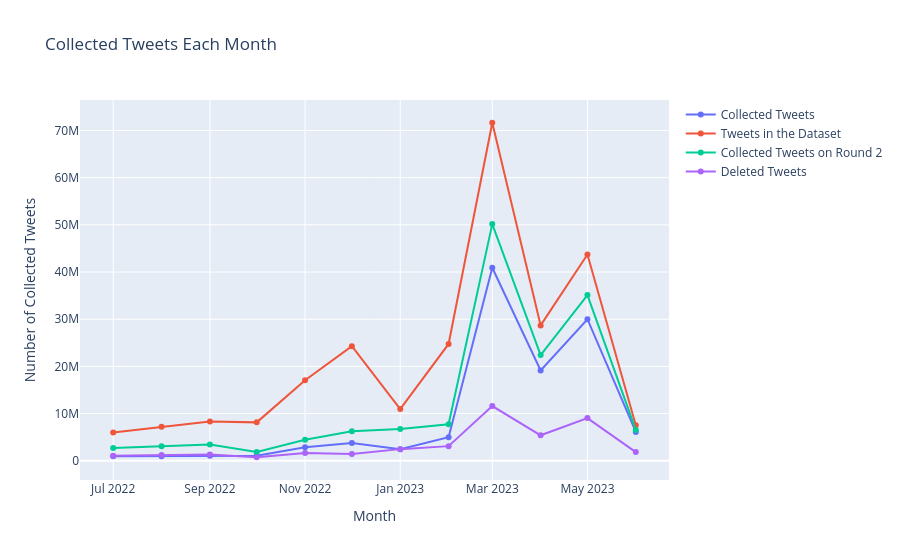

Notebook source saved alongside this figure:
### Markdown cell above
### Visualizations
Visualizations that have been used for the analysis of the collected tweet data, in thesis and the presentation.

### Code cell
import plotly.graph_objects as go

# Data for each month
months = [
    "2022-07", "2022-08", "2022-09", "2022-10", "2022-11",
    "2022-12", "2023-01", "2023-02", "2023-03", "2023-04",
    "2023-05", "2023-06"
]

# Number of non-empty collected tweets for each month
collected_tweets = [
    935831, 935894, 1076747, 1065432, 2852889,
    3740714, 2455514, 4991962, 40898657, 19139319,
    29994243, 6101003
]

collected_tweets_2 = [
    2678526, 3077398, 3418584, 
    1875033, 4435711, 6255743, 6725383, 7724927, 
    50152597, 22389759, 35113429, 6520431
]

total_tweets = [
    5960000, 7200000, 8330000, 8130000, 17070000,
    24280000, 10960000, 24750000, 71640000, 28680000,
    43700000, 7500000
]

deleted_tweets = [
    1067712, 1204617, 1339878, 735862, 1613284, 
    1424986, 2457396, 3091672, 11592392,
    5389123, 9029356, 1827662
]

# Create the plotly figure
fig = go.Figure()

# Add the scatter plot with text labels
fig.add_trace(go.Scatter(
    x=months, 
    y=collected_tweets, 
    mode='lines+markers+text',  # Combine line, markers, and text
    name='Collected Tweets',
    # text=collected_tweets,  # Set the text to display at each point
    textposition="top center"  # Position the text above the markers
))

fig.add_trace(go.Scatter(
    x=months, 
    y=total_tweets, 
    mode='lines+markers+text',  # Combine line, markers, and text
    name='Tweets in the Dataset',
    # text=total_tweets,  # Set the text to display at each point
    textposition="top center"  # Position the text above the markers 
))

fig.add_trace(go.Scatter(
    x=months, 
    y=collected_tweets_2, 
    mode='lines+markers+text',  # Combine line, markers, and text
    name='Collected Tweets on Round 2',
    # text=total_tweets,  # Set the text to display at each point
    textposition="top center"  # Position the text above the markers
))

fig.add_trace(go.Scatter(
    x=months, 
    y=deleted_tweets, 
    mode='lines+markers+text',  # Combine line, markers, and text
    name='Deleted Tweets',
    # text=total_tweets,  # Set the text to display at each point
    textposition="top center"  # Position the text above the markers # ['top left', 'top center', 'top right', 'middle left', 'middle center', 'middle right', 'bottom left', 'bottom center', 'bottom right']
))

# Update the layout
fig.update_layout(
    title='Collected Tweets Each Month',
    xaxis_title='Month',
    yaxis_title='Number of Collected Tweets'
)

# Show the figure
fig.show()

### Figure 1 — Plotly figure (JSON) as saved in the notebook; plotly's stock layout.template omitted (floating-point values rounded to 4 significant figures)
{"data": [{"mode": "lines+markers+text", "name": "Collected Tweets", "textposition": "top center", "type": "scatter", "x": ["2022-07", "2022-08", "2022-09", "2022-10", "2022-11", "2022-12", "2023-01", "2023-02", "2023-03", "2023-04", "2023-05", "2023-06"], "y": [935831, 935894, 1076747, 1065432, 2852889, 3740714, 2455514, 4991962, 40898657, 19139319, 29994243, 6101003]}, {"mode": "lines+markers+text", "name": "Tweets in the Dataset", "textposition": "top center", "type": "scatter", "x": ["2022-07", "2022-08", "2022-09", "2022-10", "2022-11", "2022-12", "2023-01", "2023-02", "2023-03", "2023-04", "2023-05", "2023-06"], "y": [5960000, 7200000, 8330000, 8130000, 17070000, 24280000, 10960000, 24750000, 71640000, 28680000, 43700000, 7500000]}, {"mode": "lines+markers+text", "name": "Collected Tweets on Round 2", "textposition": "top center", "type": "scatter", "x": ["2022-07", "2022-08", "2022-09", "2022-10", "2022-11", "2022-12", "2023-01", "2023-02", "2023-03", "2023-04", "2023-05", "2023-06"], "y": [2678526, 3077398, 3418584, 1875033, 4435711, 6255743, 6725383, 7724927, 50152597, 22389759, 35113429, 6520431]}, {"mode": "lines+markers+text", "name": "Deleted Tweets", "textposition": "top center", "type": "scatter", "x": ["2022-07", "2022-08", "2022-09", "2022-10", "2022-11", "2022-12", "2023-01", "2023-02", "2023-03", "2023-04", "2023-05", "2023-06"], "y": [1067712, 1204617, 1339878, 735862, 1613284, 1424986, 2457396, 3091672, 11592392, 5389123, 9029356, 1827662]}], "layout": {"title": {"text": "Collected Tweets Each Month"}, "xaxis": {"title": {"text": "Month"}}, "yaxis": {"title": {"text": "Number of Collected Tweets"}}}}
